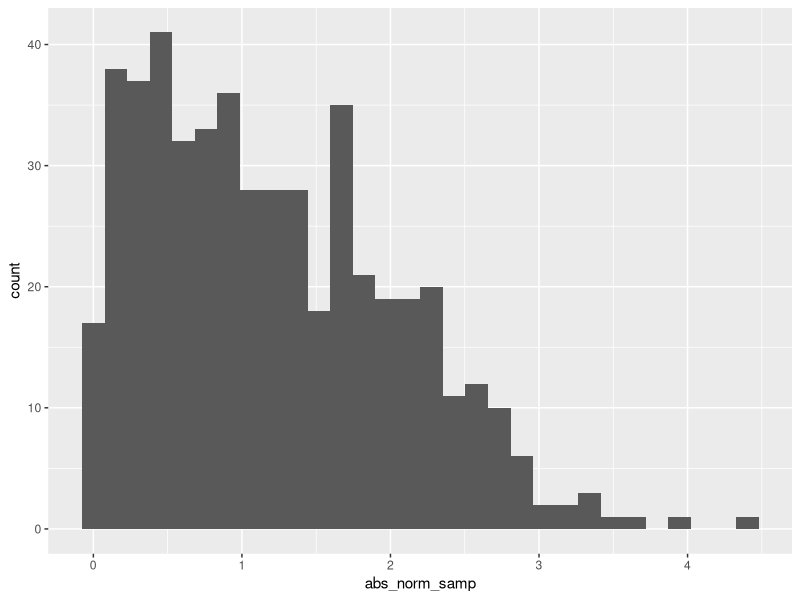
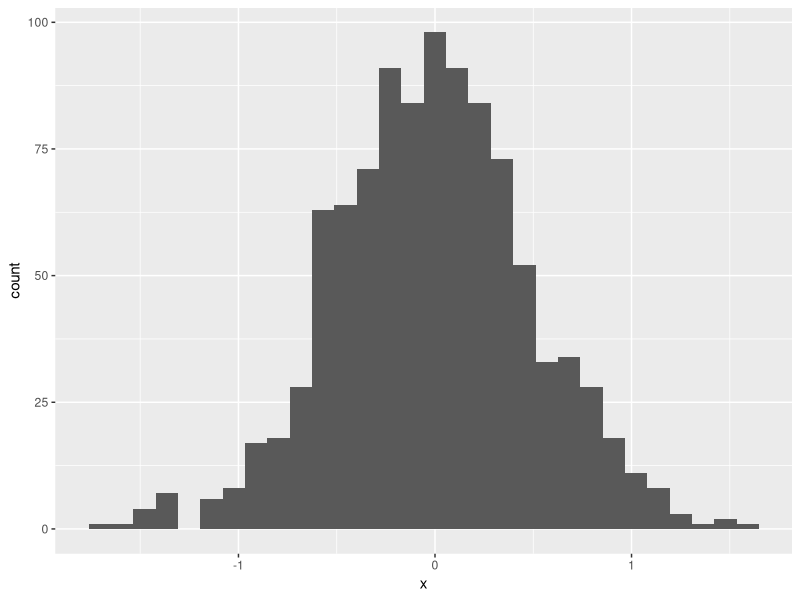
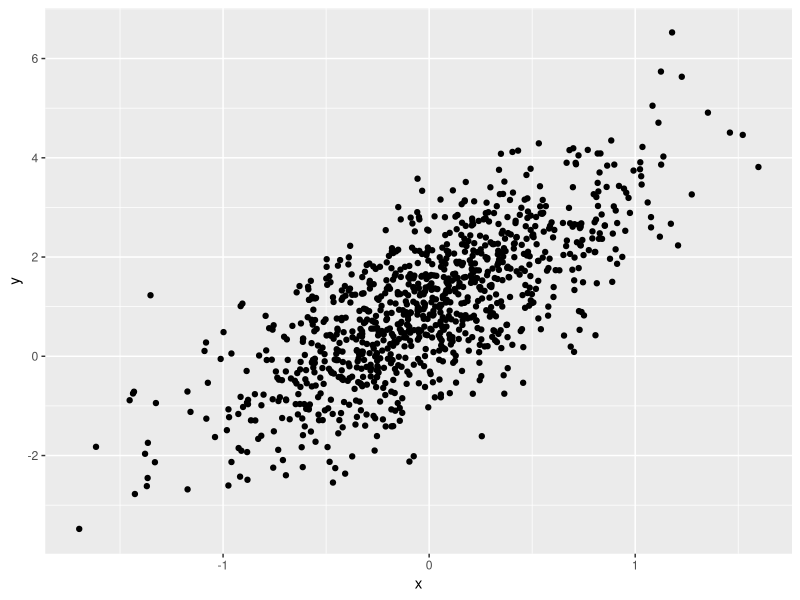

Recreate these plots in R, in order.
## ---- chunk 1
library(tidyverse)
## ---- chunk 2
samp = rnorm(100)
length(samp)
## ---- chunk 3
library(tidyverse)

la_df = tibble(
  norm_samp = rnorm(500, mean = 1),
  norm_samp_pos = norm_samp > 0,
  abs_norm_samp = abs(norm_samp)
)

ggplot(la_df, aes(x = abs_norm_samp)) + 
    geom_histogram()

median_samp = median(pull(la_df, norm_samp))
## ---- chunk 4
example_df = tibble(
  vec_numeric = 5:8,
  vec_char = c("My", "name", "is", "Jeff"),
  vec_logical = c(TRUE, TRUE, TRUE, FALSE),
  vec_factor = factor(c("male", "male", "female", "female"))
)
## ---- chunk 5
set.seed(1234)

plot_df = tibble(
  x = rnorm(1000, sd = .5),
  y = 1 + 2 * x + rnorm(1000)
)
## ---- chunk 6
ggplot(plot_df, aes(x = x)) + 
    geom_histogram()
## ---- chunk 7
ggplot(plot_df, aes(x = x, y = y)) + 
    geom_point()
